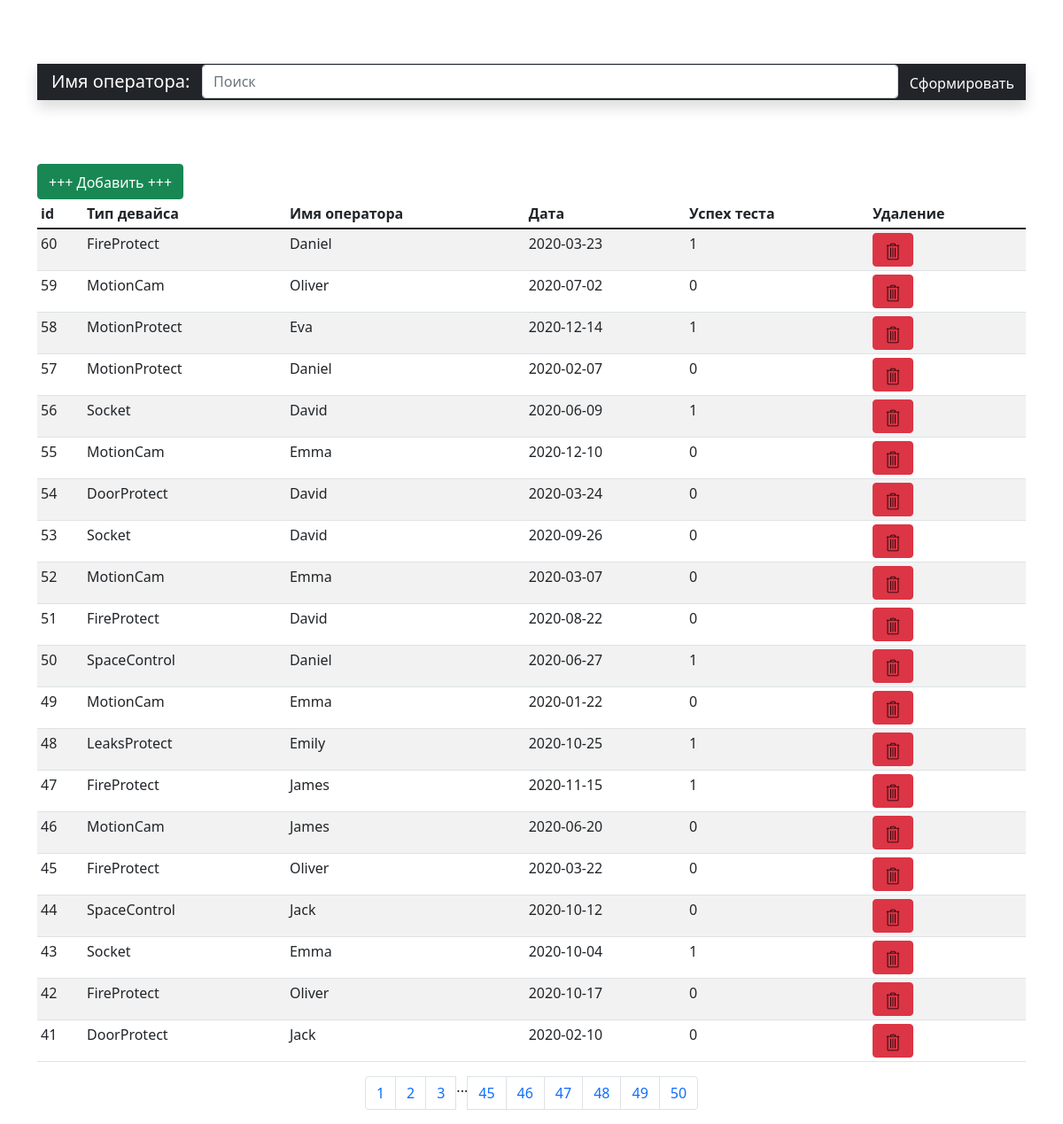
/48, run on the app's committed database.
### main.py (models this page shows, shortened)
class MyBase(db.Model):
    id = db.Column(db.Integer, primary_key=True)
    device_type = db.Column(db.String(100), nullable=False)
    name = db.Column(db.String(50), nullable=False)
    date = db.Column(db.DateTime, default=datetime.utcnow)
    success = db.Column(db.Integer)

### main.py (the view)
@app.route('/', methods=('POST', 'GET'))
@app.route('/<int:page_num>', methods=('POST', 'GET'))
def index(page_num=1):
    try:
        tabel_all = MyBase.query.order_by(MyBase.id.desc()).paginate(per_page=20, page=page_num, error_out=True)
        return render_template('index.html', tabel_all=tabel_all)
    except:
        return 'Ошибка чтения из БД в /'

### templates/index.html (shortened to what this page needs)
{% extends 'base.html' %}
{% block body %}
<br><br><br>
<form method="post" action="{{ url_for('result') }}"
      class="navbar navbar-dark sticky-top bg-dark flex-md-nowrap p-0 shadow">
    <div class="navbar-brand col-md-3 col-lg-2 me-0 px-3"><font style="vertical-align: inherit;"><font
            style="vertical-align: inherit;">Имя оператора:</font></font></div>
    <input class="form-control form-control-dark w-100" name="name" type="text" placeholder="Поиск" aria-label="Поиск">
    <div class="navbar-nav">
        <div class="nav-item text-nowrap">
            <button class="btn btn-dark" type="submit"><font style="vertical-align: inherit;"><font
                    style="vertical-align: inherit;">Сформировать</font></font></button>
        </div>
    </div>
</form>
<br><br><br>
<a href="{{ url_for('create') }}" class="btn btn-success"><font style="vertical-align: inherit;"><font
        style="vertical-align: inherit;">+++ Добавить +++</font></font></a>
<div class="table-responsive">
    <table class="table table-striped table-sm">
        <thead>
        <tr>
            <th scope="col"><font style="vertical-align: inherit;"><font
                    style="vertical-align: inherit;">id</font></font></th>
            <th scope="col"><font style="vertical-align: inherit;"><font style="vertical-align: inherit;">Тип
                девайса</font></font></th>
            <th scope="col"><font style="vertical-align: inherit;"><font style="vertical-align: inherit;">Имя
                оператора</font></font></th>
            <th scope="col"><font style="vertical-align: inherit;"><font
                    style="vertical-align: inherit;">Дата</font></font></th>
            <th scope="col"><font style="vertical-align: inherit;"><font style="vertical-align: inherit;">Успех
                теста</font></font></th>
            <th scope="col"><font style="vertical-align: inherit;"><font
                    style="vertical-align: inherit;">Удаление</font></font></th>
        </tr>
        </thead>
        <tbody>
        {% for foo in tabel_all.items %}
        <tr>
            <td><font style="vertical-align: inherit;"><font style="vertical-align: inherit;">{{ foo.id
                }}</font></font></td>
            <td><font style="vertical-align: inherit;"><font style="vertical-align: inherit;">{{ foo.device_type
                }}</font></font></td>
            <td><font style="vertical-align: inherit;"><font style="vertical-align: inherit;">{{ foo.name
                }}</font></font>
            </td>
            <td><font style="vertical-align: inherit;"><font style="vertical-align: inherit;">{{ foo.date.date()
                }}</font></font>
            </td>
            <td><font style="vertical-align: inherit;"><font style="vertical-align: inherit;">{{ foo.success
                }}</font></font></td>
            <td><a class="btn btn-danger" href="/delete/{{ foo.id }}"><img class="img_del_tab"
                                                                           src="/static/images/delete.svg" alt="clear"></a>
            </td>
        </tr>
        {% endfor %}
        </tbody>
    </table>
    <nav aria-label="Page navigation example">
        <ul class="pagination justify-content-center">
            {% for page in tabel_all.iter_pages(left_edge=3, right_edge=3, left_current=3, right_current=3) %}
            {% if page %}
            <li class="page-item"><a class="page-link" href="{{ url_for('index', page_num=page) }}">{{ page }}</a></li>
            {% else %}
            ...
            {% endif %}
            {% endfor %}
        </ul>
    </nav>
</div>
{% endblock %}

### static/css/style.css (style rules this page uses)
.img_del_tab { margin: 0 auto; max-height: 20px; background-size: auto auto; }

### data on the page
MyBase: id "60", device_type "FireProtect", name "Daniel", date "2020-03-23", success "1"
MyBase: id "59", device_type "MotionCam", name "Oliver", date "2020-07-02", success "0"
MyBase: id "58", device_type "MotionProtect", name "Eva", date "2020-12-14", success "1"
MyBase: id "57", device_type "MotionProtect", name "Daniel", date "2020-02-07", success "0"
MyBase: id "56", device_type "Socket", name "David", date "2020-06-09", success "1"
MyBase: id "55", device_type "MotionCam", name "Emma", date "2020-12-10", success "0"
MyBase: id "54", device_type "DoorProtect", name "David", date "2020-03-24", success "0"
MyBase: id "53", device_type "Socket", name "David", date "2020-09-26", success "0"
MyBase: id "52", device_type "MotionCam", name "Emma", date "2020-03-07", success "0"
MyBase: id "51", device_type "FireProtect", name "David", date "2020-08-22", success "0"
MyBase: id "50", device_type "SpaceControl", name "Daniel", date "2020-06-27", success "1"
MyBase: id "49", device_type "MotionCam", name "Emma", date "2020-01-22", success "0"
MyBase: id "48", device_type "LeaksProtect", name "Emily", date "2020-10-25", success "1"
MyBase: id "47", device_type "FireProtect", name "James", date "2020-11-15", success "1"
MyBase: id "46", device_type "MotionCam", name "James", date "2020-06-20", success "0"
MyBase: id "45", device_type "FireProtect", name "Oliver", date "2020-03-22", success "0"
MyBase: id "44", device_type "SpaceControl", name "Jack", date "2020-10-12", success "0"
MyBase: id "43", device_type "Socket", name "Emma", date "2020-10-04", success "1"
MyBase: id "42", device_type "FireProtect", name "Oliver", date "2020-10-17", success "0"
MyBase: id "41", device_type "DoorProtect", name "Jack", date "2020-02-10", success "0"

### other printed values
{{ page }} "1" "2" "3" "45" "46" "47" "48" "49" "50"
